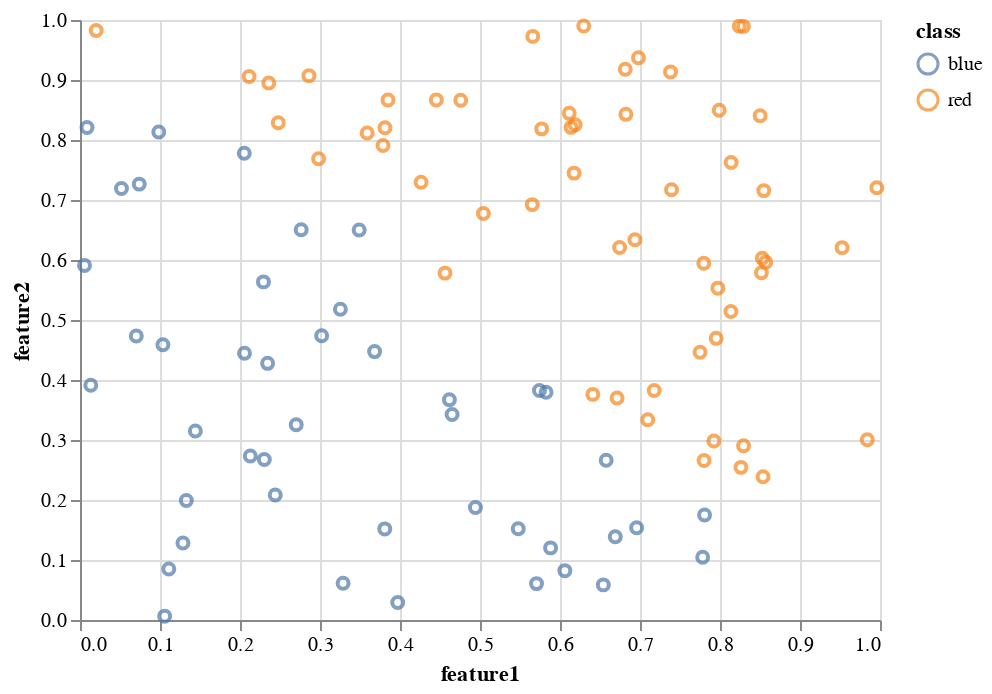

Notebook code for this chart:
### Markdown cell above
**Charting**

1. Chart - Just our training split.
2. Mark - Point mark to show each row
3. Encode - The features and the class.

### Code cell
chart = (alt.Chart(df_train)
    .mark_point()
    .encode(
        x = "feature1",
        y = "feature2",
        color = "class"
    ))
chart

### Figure 1 — Vega-Lite specification as saved in the notebook (floating-point values rounded to 4 significant figures)
{"config": {"view": {"continuousWidth": 400, "continuousHeight": 300}}, "data": {"name": "data-d0d5a1b468d05e5765d29b34353f0ed2"}, "mark": "point", "encoding": {"color": {"type": "nominal", "field": "class"}, "x": {"type": "quantitative", "field": "feature1"}, "y": {"type": "quantitative", "field": "feature2"}}, "$schema": "https://vega.github.io/schema/vega-lite/v4.8.1.json", "datasets": {"data-d0d5a1b468d05e5765d29b34353f0ed2": [{"class": "blue", "split": "train", "feature1": 0.3682, "feature2": 0.4474}, {"class": "blue", "split": "train", "feature1": 0.5743, "feature2": 0.3824}, {"class": "red", "split": "train", "feature1": 0.799, "feature2": 0.8496}, {"class": "blue", "split": "train", "feature1": 0.7783, "feature2": 0.1046}, {"class": "red", "split": "train", "feature1": 0.8242, "feature2": 0.9898}, {"class": "blue", "split": "train", "feature1": 0.6542, "feature2": 0.05853}, {"class": "red", "split": "train", "feature1": 0.4563, "feature2": 0.5782}, {"class": "red", "split": "train", "feature1": 0.996, "feature2": 0.7204}, {"class": "red", "split": "train", "feature1": 0.6745, "feature2": 0.6208}, {"class": "blue", "split": "train", "feature1": 0.111, "feature2": 0.08504}, {"class": "red", "split": "train", "feature1": 0.6713, "feature2": 0.3701}, {"class": "blue", "split": "train", "feature1": 0.2765, "feature2": 0.6505}, {"class": "blue", "split": "train", "feature1": 0.2053, "feature2": 0.7779}, {"class": "red", "split": "train", "feature1": 0.6816, "feature2": 0.9179}, {"class": "blue", "split": "train", "feature1": 0.2441, "feature2": 0.2083}, {"class": "blue", "split": "train", "feature1": 0.05184, "feature2": 0.7192}, {"class": "blue", "split": "train", "feature1": 0.349, "feature2": 0.65}, {"class": "red", "split": "train", "feature1": 0.8139, "feature2": 0.7626}, {"class": "red", "split": "train", "feature1": 0.359, "feature2": 0.8118}, {"class": "blue", "split": "train", "feature1": 0.2703, "feature2": 0.3255}, {"class": "red", "split": "train", "feature1": 0.641, "feature2": 0.376}, {"class": "blue", "split": "train", "feature1": 0.5882, "feature2": 0.1202}, {"class": "blue", "split": "train", "feature1": 0.1036, "feature2": 0.4586}, {"class": "red", "split": "train", "feature1": 0.6981, "feature2": 0.937}, {"class": "blue", "split": "train", "feature1": 0.5478, "feature2": 0.1521}, {"class": "red", "split": "train", "feature1": 0.6176, "feature2": 0.7448}, {"class": "red", "split": "train", "feature1": 0.02023, "feature2": 0.9825}, {"class": "blue", "split": "train", "feature1": 0.2293, "feature2": 0.5635}, {"class": "red", "split": "train", "feature1": 0.7381, "feature2": 0.9135}, {"class": "blue", "split": "train", "feature1": 0.7807, "feature2": 0.1751}, {"class": "blue", "split": "train", "feature1": 0.4618, "feature2": 0.3672}, {"class": "blue", "split": "train", "feature1": 0.2129, "feature2": 0.2732}, {"class": "red", "split": "train", "feature1": 0.5771, "feature2": 0.8186}, {"class": "red", "split": "train", "feature1": 0.6937, "feature2": 0.6336}, {"class": "blue", "split": "train", "feature1": 0.6958, "feature2": 0.1537}, {"class": "red", "split": "train", "feature1": 0.7394, "feature2": 0.7172}, {"class": "red", "split": "train", "feature1": 0.8571, "feature2": 0.5964}, {"class": "red", "split": "train", "feature1": 0.8528, "feature2": 0.6029}, {"class": "blue", "split": "train", "feature1": 0.4651, "feature2": 0.3425}, {"class": "red", "split": "train", "feature1": 0.5653, "feature2": 0.6923}, {"class": "blue", "split": "train", "feature1": 0.07409, "feature2": 0.7265}, {"class": "red", "split": "train", "feature1": 0.8538, "feature2": 0.2386}, {"class": "red", "split": "train", "feature1": 0.7177, "feature2": 0.3824}, {"class": "red", "split": "train", "feature1": 0.9526, "feature2": 0.6206}, {"class": "blue", "split": "train", "feature1": 0.07035, "feature2": 0.4732}, {"class": "blue", "split": "train", "feature1": 0.2056, "feature2": 0.4445}, {"class": "red", "split": "train", "feature1": 0.7751, "feature2": 0.4462}, {"class": "red", "split": "train", "feature1": 0.8518, "feature2": 0.5788}, {"class": "red", "split": "train", "feature1": 0.8293, "feature2": 0.9894}, {"class": "red", "split": "train", "feature1": 0.3788, "feature2": 0.791}, {"class": "red", "split": "train", "feature1": 0.8136, "feature2": 0.5141}, {"class": "red", "split": "train", "feature1": 0.7801, "feature2": 0.2658}, {"class": "red", "split": "train", "feature1": 0.5042, "feature2": 0.6776}, {"class": "red", "split": "train", "feature1": 0.4454, "feature2": 0.8668}, {"class": "blue", "split": "train", "feature1": 0.6691, "feature2": 0.1388}, {"class": "blue", "split": "train", "feature1": 0.1287, "feature2": 0.1285}, {"class": "red", "split": "train", "feature1": 0.7973, "feature2": 0.5531}, {"class": "blue", "split": "train", "feature1": 0.09847, "feature2": 0.8134}, {"class": "red", "split": "train", "feature1": 0.7797, "feature2": 0.5947}, {"class": "blue", "split": "train", "feature1": 0.3809, "feature2": 0.1518}, {"class": "red", "split": "train", "feature1": 0.8547, "feature2": 0.7156}, {"class": "red", "split": "train", "feature1": 0.9841, "feature2": 0.3005}, {"class": "blue", "split": "train", "feature1": 0.1058, "feature2": 0.006402}, {"class": "red", "split": "train", "feature1": 0.8294, "feature2": 0.2903}, {"class": "red", "split": "train", "feature1": 0.7097, "feature2": 0.3337}, {"class": "red", "split": "train", "feature1": 0.6297, "feature2": 0.9901}, {"class": "red", "split": "train", "feature1": 0.7952, "feature2": 0.4694}, {"class": "red", "split": "train", "feature1": 0.2114, "feature2": 0.9059}, {"class": "blue", "split": "train", "feature1": 0.005639, "feature2": 0.591}, {"class": "blue", "split": "train", "feature1": 0.2304, "feature2": 0.2674}, {"class": "red", "split": "train", "feature1": 0.2862, "feature2": 0.9072}, {"class": "red", "split": "train", "feature1": 0.236, "feature2": 0.8949}, {"class": "red", "split": "train", "feature1": 0.2983, "feature2": 0.7687}, {"class": "red", "split": "train", "feature1": 0.5659, "feature2": 0.9727}, {"class": "blue", "split": "train", "feature1": 0.6577, "feature2": 0.2661}, {"class": "blue", "split": "train", "feature1": 0.5706, "feature2": 0.06063}, {"class": "blue", "split": "train", "feature1": 0.606, "feature2": 0.08224}, {"class": "red", "split": "train", "feature1": 0.8262, "feature2": 0.2544}, {"class": "red", "split": "train", "feature1": 0.6189, "feature2": 0.8255}, {"class": "red", "split": "train", "feature1": 0.6138, "feature2": 0.8211}, {"class": "red", "split": "train", "feature1": 0.6116, "feature2": 0.8444}, {"class": "red", "split": "train", "feature1": 0.4759, "feature2": 0.8662}, {"class": "blue", "split": "train", "feature1": 0.3971, "feature2": 0.02931}, {"class": "blue", "split": "train", "feature1": 0.1442, "feature2": 0.315}, {"class": "blue", "split": "train", "feature1": 0.5826, "feature2": 0.3796}, {"class": "blue", "split": "train", "feature1": 0.2345, "feature2": 0.4277}, {"class": "red", "split": "train", "feature1": 0.6823, "feature2": 0.8428}, {"class": "blue", "split": "train", "feature1": 0.0135, "feature2": 0.3912}, {"class": "blue", "split": "train", "feature1": 0.4943, "feature2": 0.1875}, {"class": "blue", "split": "train", "feature1": 0.008776, "feature2": 0.8209}, {"class": "blue", "split": "train", "feature1": 0.3021, "feature2": 0.4738}, {"class": "red", "split": "train", "feature1": 0.4264, "feature2": 0.7296}, {"class": "red", "split": "train", "feature1": 0.3812, "feature2": 0.8203}, {"class": "blue", "split": "train", "feature1": 0.1329, "feature2": 0.1991}, {"class": "red", "split": "train", "feature1": 0.2479, "feature2": 0.8286}, {"class": "blue", "split": "train", "feature1": 0.3255, "feature2": 0.5178}, {"class": "blue", "split": "train", "feature1": 0.3289, "feature2": 0.06124}, {"class": "red", "split": "train", "feature1": 0.7924, "feature2": 0.2983}, {"class": "red", "split": "train", "feature1": 0.8502, "feature2": 0.8405}, {"class": "red", "split": "train", "feature1": 0.385, "feature2": 0.8667}]}}
